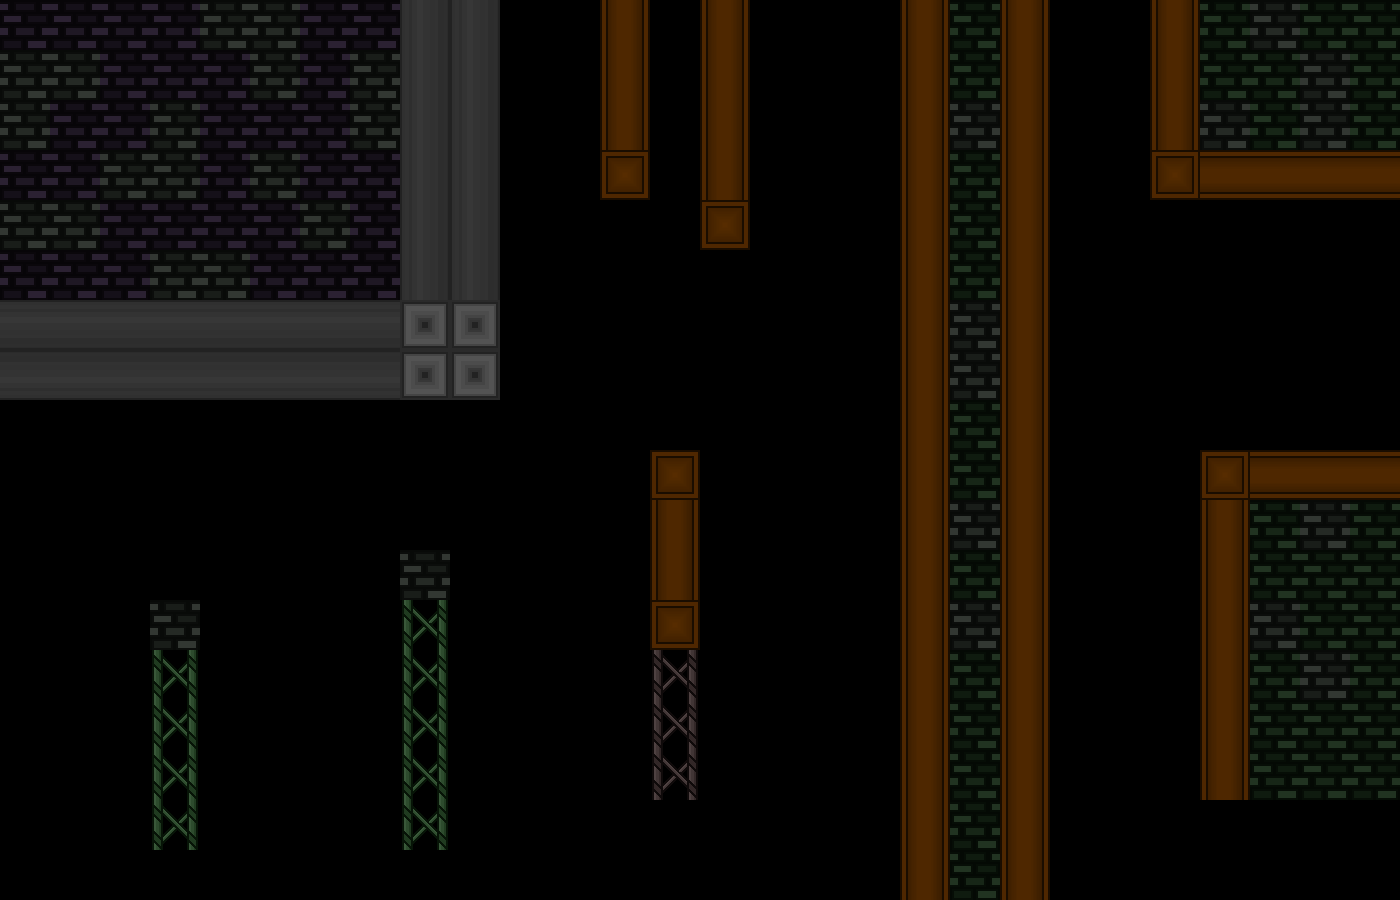

Below is a game level as drawn by its tile map, then a one-line description and the .tmx that defines it (tile-layer data replaced by summaries):
An orthogonal 28x18 tile map with 50x50 px tiles, 3 tile layers (tiles-main, tiles-deco, tiles-deco2), 9 tilesets and 72 objects (31x spike, 18x laser, 10x warp, 2x falling, 2x small-spike, ...).

<map version="1.10" tiledversion="1.11.2" orientation="orthogonal" renderorder="right-down" width="28" height="18" tilewidth="50" tileheight="50" infinite="0" nextlayerid="27" nextobjectid="1069">
 <properties>
  <property name="songName" value="rain" />
 </properties>
 <tileset firstgid="1" source="ch1-tiles.tsx" />
 <tileset firstgid="81" source="../../textures/trampoline.tsx" />
 <tileset firstgid="84" source="../../textures/save.tsx" />
 <tileset firstgid="85" source="../../textures/spike.tsx" />
 <tileset firstgid="93" source="../../textures/laser.tsx" />
 <tileset firstgid="111" source="../../textures/light.tsx" />
 <tileset firstgid="112" source="../../textures/trampoline-mini.tsx" />
 <tileset firstgid="121" source="../../textures/transition-tiles.tsx" />
 <tileset firstgid="126" source="../../textures/small-spike.tsx" />
 <layer id="1" name="tiles-main" width="28" height="18">
  <data>[504 cells, 99 non-empty, 7 distinct tile ids]</data>
 </layer>
 <layer id="5" name="tiles-deco" width="28" height="18">
  <data>[504 cells, 110 non-empty, 5 distinct tile ids]</data>
 </layer>
 <layer id="18" name="tiles-deco2" width="28" height="18">
  <data>[504 cells, 0 non-empty, 0 distinct tile ids]</data>
 </layer>
 <objectgroup id="16" name="falling">
  <properties>
   <property name="direction" value="down" />
  </properties>
  <object id="991" name="falling" gid="40" x="150" y="650" width="50" height="50">
   <properties>
    <property name="direction" value="down" />
   </properties>
  </object>
  <object id="1000" name="falling" gid="40" x="400" y="600" width="50" height="50">
   <properties>
    <property name="direction" value="down" />
   </properties>
  </object>
 </objectgroup>
 <objectgroup id="13" name="platform">
  <object id="1002" name="platform" gid="27" x="800" y="733" width="50" height="50">
   <properties>
    <property name="direction" value="up" />
   </properties>
  </object>
 </objectgroup>
 <objectgroup id="7" name="trampoline" />
 <objectgroup id="19" name="trampoline-mini" />
 <objectgroup id="9" name="spike-normal">
  <object id="962" name="spike" gid="91" x="50" y="760" width="50" height="50">
   <properties>
    <property name="id" value="6" />
   </properties>
  </object>
  <object id="963" name="spike" gid="91" x="100" y="760" width="50" height="50">
   <properties>
    <property name="id" value="6" />
   </properties>
  </object>
  <object id="964" name="spike" gid="91" x="150" y="760" width="50" height="50">
   <properties>
    <property name="id" value="6" />
   </properties>
  </object>
  <object id="965" name="spike" gid="91" x="200" y="760" width="50" height="50">
   <properties>
    <property name="id" value="6" />
   </properties>
  </object>
  <object id="966" name="spike" gid="91" x="250" y="760" width="50" height="50">
   <properties>
    <property name="id" value="6" />
   </properties>
  </object>
  <object id="967" name="spike" gid="91" x="300" y="760" width="50" height="50">
   <properties>
    <property name="id" value="6" />
   </properties>
  </object>
  <object id="968" name="spike" gid="91" x="350" y="760" width="50" height="50">
   <properties>
    <property name="id" value="6" />
   </properties>
  </object>
  <object id="969" name="spike" gid="91" x="400" y="760" width="50" height="50">
   <properties>
    <property name="id" value="6" />
   </properties>
  </object>
  <object id="970" name="spike" gid="91" x="450" y="760" width="50" height="50">
   <properties>
    <property name="id" value="6" />
   </properties>
  </object>
  <object id="971" name="spike" gid="91" x="500" y="760" width="50" height="50">
   <properties>
    <property name="id" value="6" />
   </properties>
  </object>
  <object id="972" name="spike" gid="91" x="550" y="760" width="50" height="50">
   <properties>
    <property name="id" value="6" />
   </properties>
  </object>
  <object id="973" name="spike" gid="91" x="600" y="760" width="50" height="50">
   <properties>
    <property name="id" value="6" />
   </properties>
  </object>
  <object id="974" name="spike" gid="91" x="650" y="760" width="50" height="50">
   <properties>
    <property name="id" value="6" />
   </properties>
  </object>
  <object id="975" name="spike" gid="91" x="700" y="760" width="50" height="50">
   <properties>
    <property name="id" value="6" />
   </properties>
  </object>
  <object id="976" name="spike" gid="91" x="750" y="760" width="50" height="50">
   <properties>
    <property name="id" value="6" />
   </properties>
  </object>
  <object id="977" name="spike" gid="91" x="800" y="760" width="50" height="50">
   <properties>
    <property name="id" value="6" />
   </properties>
  </object>
  <object id="978" name="spike" gid="91" x="850" y="760" width="50" height="50">
   <properties>
    <property name="id" value="6" />
   </properties>
  </object>
  <object id="982" name="spike" gid="91" x="1050" y="760" width="50" height="50">
   <properties>
    <property name="id" value="6" />
   </properties>
  </object>
  <object id="983" name="spike" gid="91" x="1100" y="760" width="50" height="50">
   <properties>
    <property name="id" value="6" />
   </properties>
  </object>
  <object id="984" name="spike" gid="91" x="1150" y="760" width="50" height="50">
   <properties>
    <property name="id" value="6" />
   </properties>
  </object>
  <object id="1049" name="spike" gid="86" x="500" y="200" width="50" height="50">
   <properties>
    <property name="id" value="1" />
   </properties>
  </object>
  <object id="1050" name="spike" gid="88" x="550" y="200" width="50" height="50">
   <properties>
    <property name="id" value="3" />
   </properties>
  </object>
  <object id="1051" name="spike" gid="88" x="600" y="500" width="50" height="50">
   <properties>
    <property name="id" value="3" />
   </properties>
  </object>
  <object id="1059" name="spike" gid="86" x="1050" y="200" width="50" height="50">
   <properties>
    <property name="id" value="1" />
   </properties>
  </object>
  <object id="1060" name="spike" gid="90" x="1050" y="250" width="50" height="50">
   <properties>
    <property name="id" value="5" />
   </properties>
  </object>
  <object id="1061" name="spike" gid="86" x="1050" y="500" width="50" height="50">
   <properties>
    <property name="id" value="1" />
   </properties>
  </object>
  <object id="1066" name="spike" gid="86" x="700" y="600" width="50" height="50">
   <properties>
    <property name="id" value="1" />
   </properties>
  </object>
 </objectgroup>
 <objectgroup id="26" name="acidlayer" />
 <objectgroup id="25" name="small-spike">
  <object id="1052" name="small-spike" gid="126" x="675" y="450" width="25" height="25">
   <properties>
    <property name="id" value="0" />
   </properties>
  </object>
  <object id="1063" name="small-spike" gid="127" x="1050" y="450" width="25" height="25">
   <properties>
    <property name="id" value="1" />
   </properties>
  </object>
  <object id="1064" name="spike" gid="85" x="1200" y="450" width="50" height="50">
   <properties>
    <property name="id" value="0" />
   </properties>
  </object>
  </objectgroup>
 <objectgroup id="8" name="save" />
 <objectgroup id="10" name="laser">
  <!-- 18 objects omitted --></objectgroup>
 <objectgroup id="11" name="bg">
  <properties>
   <property name="bgName" value="castleBG3" />
  </properties>
 </objectgroup>
 <objectgroup id="12" name="foregroundEffect">
  <properties>
   <property name="foregroundEffectType" value="toxic" />
  </properties>
 </objectgroup>
 <objectgroup id="22" name="mapEffect">
  <properties>
   <property name="effectType" value="poison-fog" />
  </properties>
 </objectgroup>
 <objectgroup id="15" name="music">
  <properties>
   <property name="songName" value="castle_underground" />
  </properties>
 </objectgroup>
 <objectgroup id="20" name="warps">
  <!-- 18 objects omitted --></objectgroup>
</map>
<!-- 39 of 72 objects omitted -->
